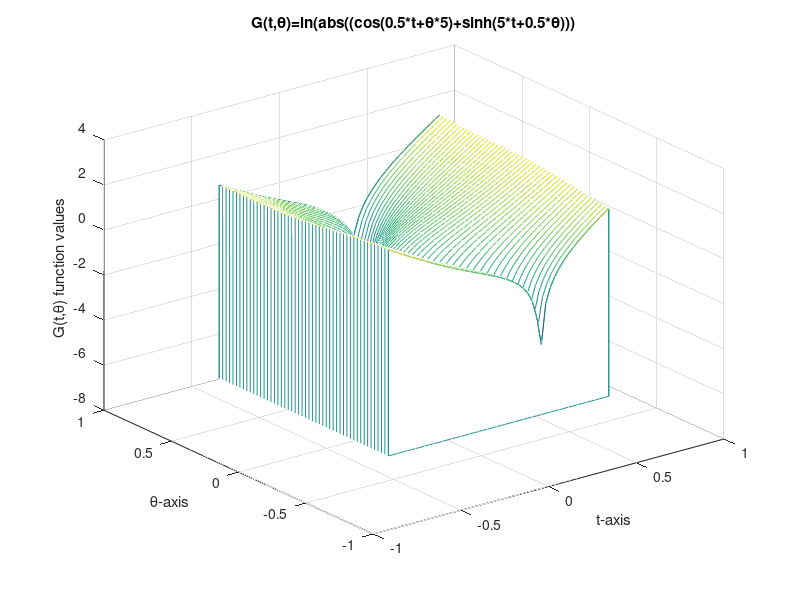
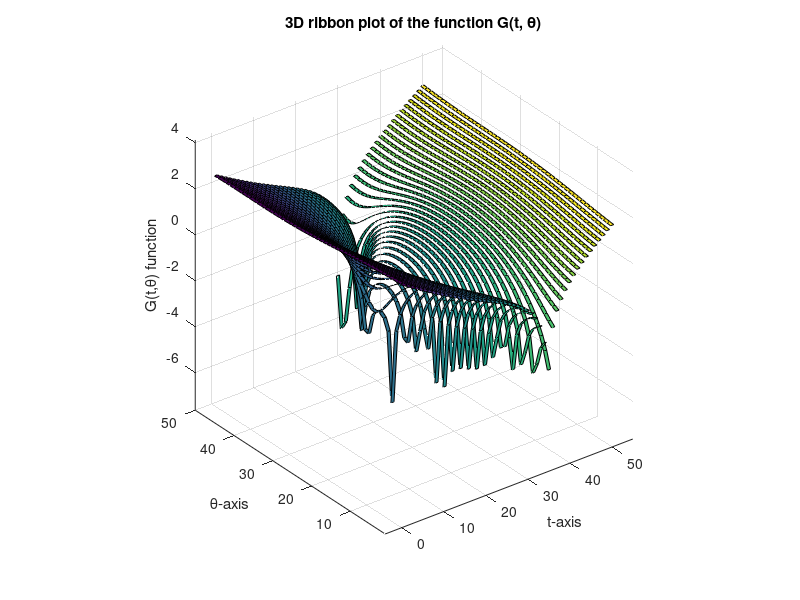
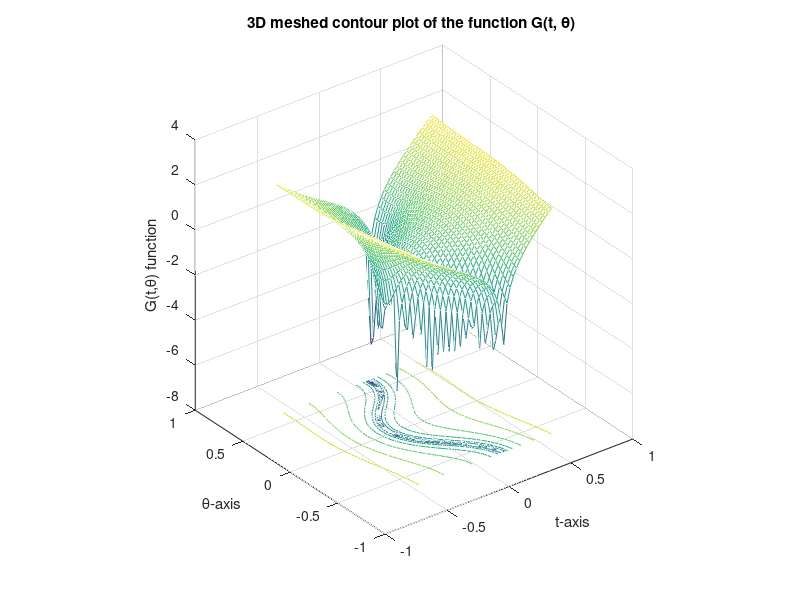
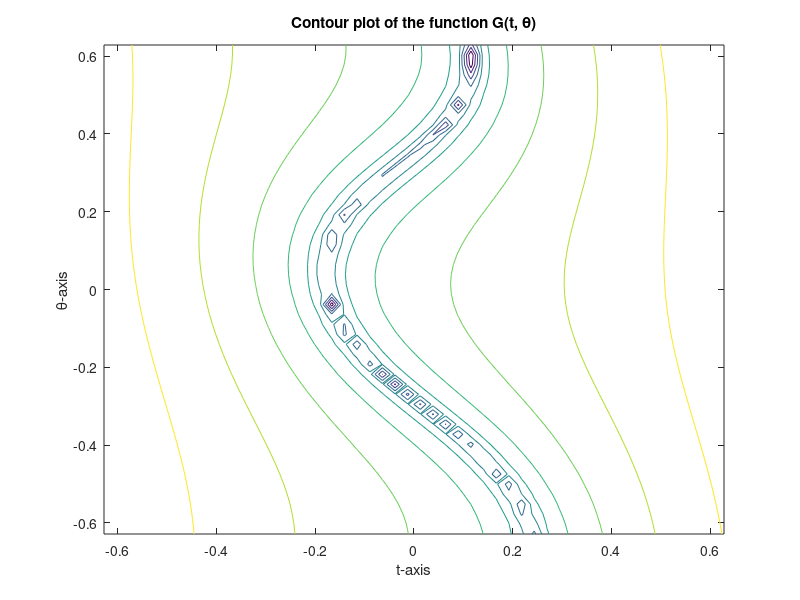

These charts were generated, in order, by the following MATLAB code:
% Plot_EX25.m
[t, theta]=meshgrid(linspace(-0.2*pi, 0.2*pi, 50));
G=log(abs(cos(0.5*t+theta*5)+sinh(5*t+0.5*theta)));
figure(1), waterfall(t,theta,G);
xlabel('t-axis'); ylabel('\theta-axis'); 
zlabel('G(t,\theta) function values');
title('G(t,\theta)=ln(abs((cos(0.5*t+\theta*5)+sinh(5*t+0.5*\theta)))');
figure(2)
ribbon(G), title('3D ribbon plot of the function G(t, \theta)'); 
xlabel('t-axis'); ylabel('\theta-axis');
zlabel('G(t,\theta) function'); axis vis3d
figure(3), meshc(t, theta, G) 
title('3D meshed contour plot of the function G(t, \theta) '); 
xlabel( 't-axis'); ylabel('\theta-axis');
zlabel('G(t,\theta) function'); axis vis3d
figure(4), contour(t, theta, G) 
title('Contour plot of the function G(t, \theta)'); 
xlabel('t-axis'); ylabel('\theta-axis');

